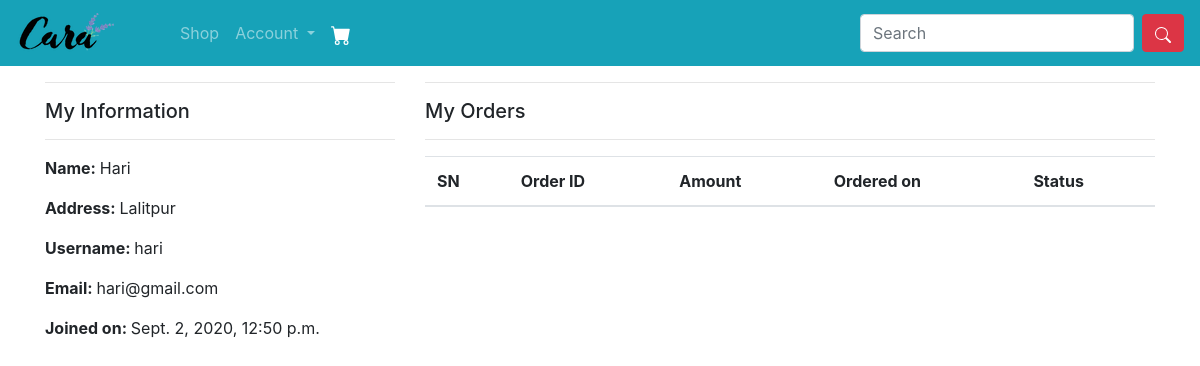
Page /profile/ (signed in) on the committed database.
### ecomapp/models.py (models this page shows, shortened)
class Customer(models.Model):
    user = models.OneToOneField(User, on_delete=models.CASCADE)
    full_name = models.CharField(max_length=200)
    address = models.CharField(max_length=200, null=True, blank=True)
    joined_on = models.DateTimeField(auto_now_add=True)

### ecomapp/views.py (the view)
# urls.py: path("profile/", CustomerProfileView.as_view(), name="customerprofile"),
class CustomerProfileView(TemplateView):
    template_name = "customerprofile.html"
    def dispatch(self, request, *args, **kwargs):
        if request.user.is_authenticated and Customer.objects.filter(user=request.user).exists():
            pass
        else:
            return redirect("/login/?next=/profile/")
        return super().dispatch(request, *args, **kwargs)
    def get_context_data(self, **kwargs):
        context = super().get_context_data(**kwargs)
        customer = self.request.user.customer
        context['customer'] = customer
        orders = Order.objects.filter(cart__customer=customer).order_by("-id")
        context["orders"] = orders
        return context

### templates/customerprofile.html (shortened to what this page needs)
{% extends 'base.html' %}
{% block content %}
<div class="container">
    <div class="row">
        <div class="col-md-4">
            <hr><h5>My Information</h5><hr>
            <p><span class="font-weight-bold">Name: </span> {{customer.full_name}}</p>
            <p><span class="font-weight-bold">Address: </span> {{customer.address}}</p>
            <p><span class="font-weight-bold">Username: </span> {{customer.user.username}}</p>
            <p><span class="font-weight-bold">Email: </span> {{customer.user.email}}</p>
            <p><span class="font-weight-bold">Joined on: </span> {{customer.joined_on}}</p>
        </div>
        <div class="col-md-8">
            <hr><h5>My Orders</h5>
            <hr>
            <table class="table">
                <thead>
                    <tr>
                        <th>SN</th>
                        <th>Order ID</th>
                        <th>Amount</th>
                        <th>Ordered on</th>
                        <th>Status</th>
                    </tr>
                </thead>
            </table>
        </div>
    </div>
</div>
{% endblock %}

### rows in the picture
Customer: full_name "Hari", address "Lalitpur", user.username "hari", user.email "hari@gmail.com", joined_on "Sept. 2, 2020, 12:50 p.m."
